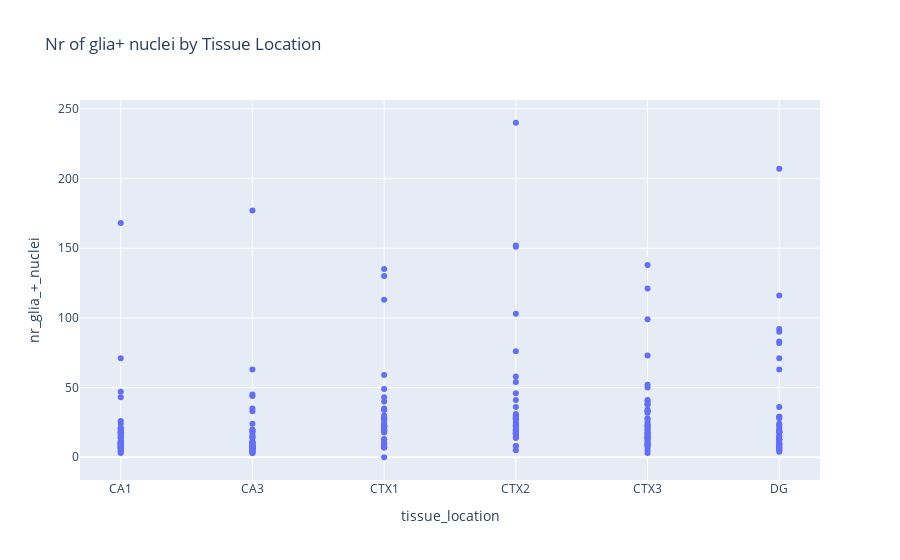

Notebook cell for this chart:
### Code cell
# Create the plot
fig = px.scatter(df, x='tissue_location', y='nr_glia_+_nuclei',
                 hover_data=['staining_id','index'], title='Nr of glia+ nuclei by Tissue Location')

# Show the plot
fig.show()

### Figure 1 — Plotly figure (JSON) as saved in the notebook; plotly's stock layout.template omitted (floating-point values rounded to 4 significant figures; data arrays with more than 128 entries replaced by an {"elided": "..."} marker saying what was removed)
{"data": [{"customdata": {"elided": "252x2 int values"}, "hovertemplate": "tissue_location=%{x}<br>nr_glia_+_nuclei=%{y}<br>staining_id=%{customdata[0]}<br>index=%{customdata[1]}<extra></extra>", "legendgroup": "", "marker": {"color": "#636efa", "symbol": "circle"}, "mode": "markers", "name": "", "orientation": "v", "showlegend": false, "type": "scatter", "x": {"elided": "252 str values"}, "xaxis": "x", "y": {"elided": "252 int values"}, "yaxis": "y"}], "layout": {"legend": {"tracegroupgap": 0}, "title": {"text": "Nr of glia+ nuclei by Tissue Location"}, "xaxis": {"anchor": "y", "domain": [0, 1], "title": {"text": "tissue_location"}}, "yaxis": {"anchor": "x", "domain": [0, 1], "title": {"text": "nr_glia_+_nuclei"}}}}
